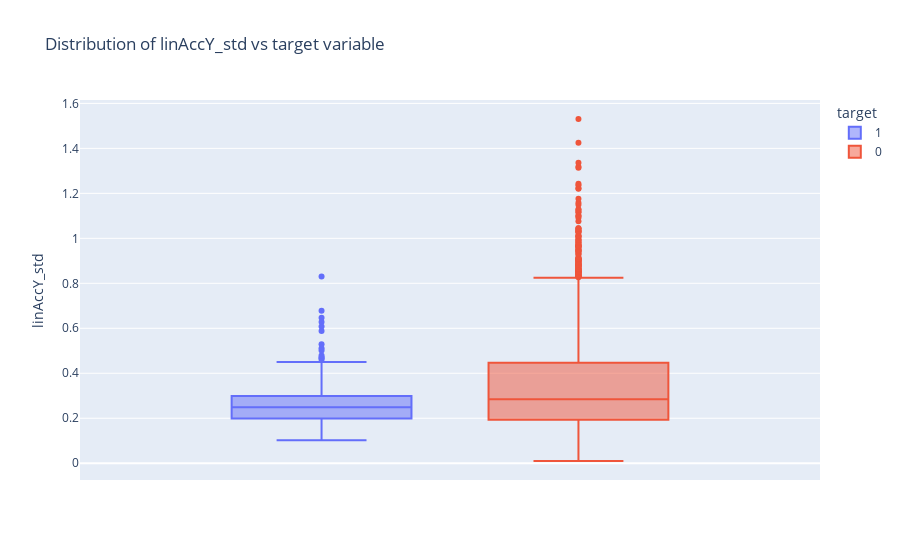

Here is the notebook cell this chart was saved with:
### Code cell
fig = px.box(data_custom, y="linAccY_std", color="target",title = 'Distribution of linAccY_std vs target variable')
fig.update_traces(quartilemethod="exclusive") 
fig.show()

### Figure 1 — Plotly figure (JSON) as saved in the notebook; plotly's stock layout.template omitted (floating-point values rounded to 4 significant figures; data arrays with more than 128 entries replaced by an {"elided": "..."} marker saying what was removed)
{"data": [{"alignmentgroup": "True", "hovertemplate": "target=1<br>linAccY_std=%{y}<extra></extra>", "legendgroup": "1", "marker": {"color": "#636efa"}, "name": "1", "notched": false, "offsetgroup": "1", "orientation": "v", "quartilemethod": "exclusive", "showlegend": true, "type": "box", "x0": " ", "xaxis": "x", "y": {"elided": "274 float values"}, "y0": " ", "yaxis": "y"}, {"alignmentgroup": "True", "hovertemplate": "target=0<br>linAccY_std=%{y}<extra></extra>", "legendgroup": "0", "marker": {"color": "#EF553B"}, "name": "0", "notched": false, "offsetgroup": "0", "orientation": "v", "quartilemethod": "exclusive", "showlegend": true, "type": "box", "x0": " ", "xaxis": "x", "y": {"elided": "2511 float values"}, "y0": " ", "yaxis": "y"}], "layout": {"boxmode": "group", "legend": {"title": {"text": "target"}, "tracegroupgap": 0}, "title": {"text": "Distribution of linAccY_std vs target variable"}, "xaxis": {"anchor": "y", "domain": [0, 1]}, "yaxis": {"anchor": "x", "domain": [0, 1], "title": {"text": "linAccY_std"}}}}
